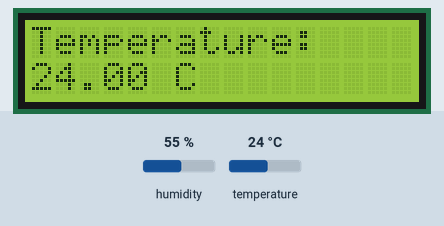
This sketch was run on a simulated Arduino Uno, built with avr-gcc and run on an emulated ATmega328P. Parts: 16×2 character LCD. Inputs (shaded band) come from the test bench; at power-on: temperature 24 °C, humidity 55 %.

Above: at 2.6 s.
2.7 s: temperature set to 12 °C
At 5.9 s:
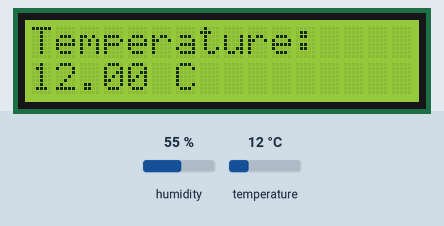
6.9 s: temperature set to 19 °C
At 8.6 s:
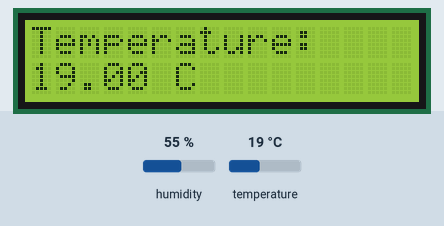
11.1 s: temperature set to 28 °C
At 15.0 s:
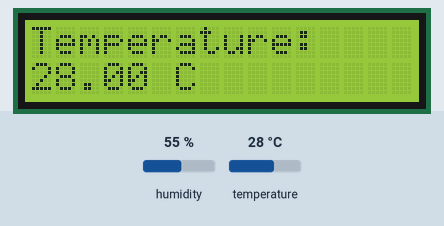
Timing chart, 0 to 16.5 s (numbered marks = the images above; inputs shaded):
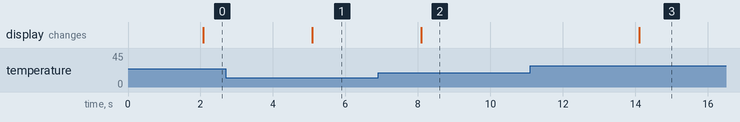

The sketch:

dht22-lcd-panel-readout.ino
```cpp
#include "DHT.h"
#include <LiquidCrystal.h>
#define DHT22_PIN 2

DHT dht22(DHT22_PIN, DHT22);

const int rs = 16, en = 10, d4 = 4, d5 = 5, d6 = 6, d7 = 7;

LiquidCrystal lcd(rs, en, d4, d5, d6, d7);

void setup() {
  Serial.begin(9600);
  dht22.begin();
  lcd.begin(16, 2);
}

void loop() {
  delay(2000);

  float tempC = dht22.readTemperature();

  if (isnan(tempC)) {
    lcd.setCursor(0, 0);
    lcd.print("Failed to read from DHT22 sensor!");
    lcd.setCursor(0, 1);
  } else {
    lcd.setCursor(0, 0);
    lcd.print("Temperature: ");
    lcd.setCursor(0, 1);
    lcd.print(tempC);
    lcd.print(" C");
  }

  delay(1000);
}
```

Measured:
- after the input at 2.7 s, the display: changes after 2.4 s (image 1)
- after the input at 6.9 s, the display: changes after 1.2 s (image 2)
- after the input at 11.1 s, the display: changes after 3.0 s (image 3)
